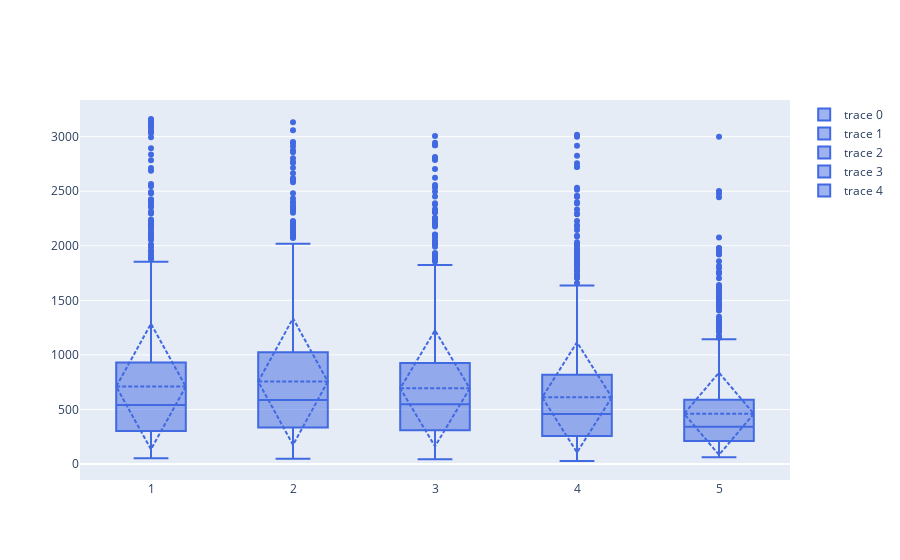

Write notebook code for a chart like this one.
### Code cell
import plotly.graph_objects as go

# Create plot adding each figure individually so the color of each marker can be changed
fig = go.Figure()
fig.add_trace(go.Box(x=one_star_df['stars'], y=one_star_df['length'], marker_color='royalblue', boxmean='sd'))
fig.add_trace(go.Box(x=two_star_df['stars'], y=two_star_df['length'], marker_color='royalblue', boxmean='sd'))
fig.add_trace(go.Box(x=three_star_df['stars'], y=three_star_df['length'], marker_color='royalblue', boxmean='sd'))
fig.add_trace(go.Box(x=four_star_df['stars'], y=four_star_df['length'], marker_color='royalblue', boxmean='sd'))
fig.add_trace(go.Box(x=five_star_df['stars'], y=five_star_df['length'], marker_color='royalblue', boxmean='sd'))

fig.show()

### Figure 1 — Plotly figure (JSON) as saved in the notebook; plotly's stock layout.template omitted (floating-point values rounded to 4 significant figures; data arrays with more than 128 entries replaced by an {"elided": "..."} marker saying what was removed)
{"data": [{"boxmean": "sd", "marker": {"color": "royalblue"}, "type": "box", "x": {"elided": "983 int values"}, "y": {"elided": "983 int values"}}, {"boxmean": "sd", "marker": {"color": "royalblue"}, "type": "box", "x": {"elided": "986 int values"}, "y": {"elided": "986 int values"}}, {"boxmean": "sd", "marker": {"color": "royalblue"}, "type": "box", "x": {"elided": "989 int values"}, "y": {"elided": "989 int values"}}, {"boxmean": "sd", "marker": {"color": "royalblue"}, "type": "box", "x": {"elided": "998 int values"}, "y": {"elided": "998 int values"}}, {"boxmean": "sd", "marker": {"color": "royalblue"}, "type": "box", "x": {"elided": "996 int values"}, "y": {"elided": "996 int values"}}], "layout": {"autosize": true, "xaxis": {"autorange": true, "range": [0.5, 5.5], "type": "linear"}, "yaxis": {"autorange": true, "range": [-146.1, 3336.0], "type": "linear"}}}
